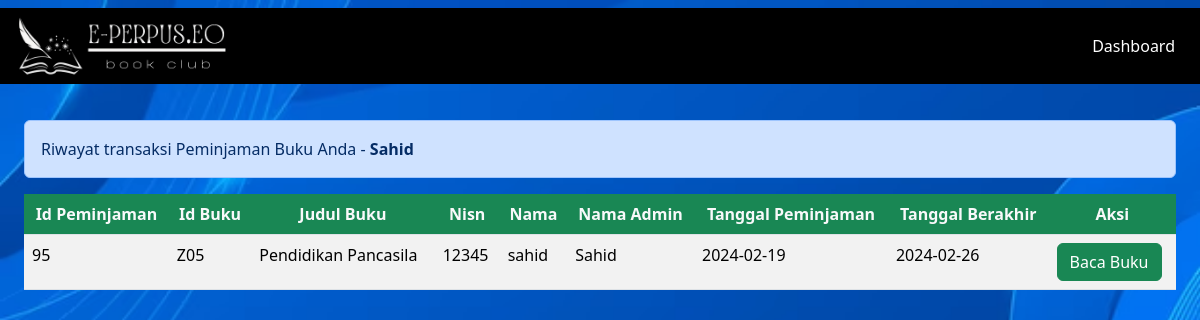
The page /DashboardMember/formPeminjaman/TransaksiPeminjaman.php (signed in) on the database as committed earlier.
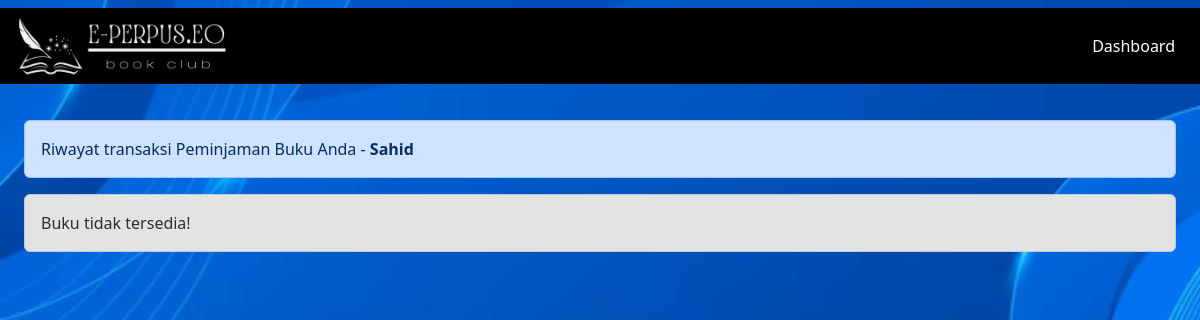
The same page on the database as committed later.
### tables this page shows
CREATE TABLE `peminjaman` (
  `id_peminjaman` int(11) NOT NULL,
  `id_buku` varchar(20) NOT NULL,
  `nisn` int(11) NOT NULL,
  `id_admin` int(11) NOT NULL,
  `tgl_peminjaman` date NOT NULL,
  `tgl_pengembalian` date NOT NULL,
  `status` enum('ya','tidak') NOT NULL
);

CREATE TABLE `buku` (
  `cover` varchar(255) NOT NULL,
  `id_buku` varchar(20) NOT NULL,
  `kategori` varchar(255) NOT NULL,
  `judul` varchar(255) NOT NULL,
  `pengarang` varchar(255) NOT NULL,
  `penerbit` varchar(255) NOT NULL,
  `tahun_terbit` date NOT NULL,
  `jumlah_halaman` int(11) NOT NULL,
  `buku_deskripsi` text NOT NULL,
  `isi_buku` varchar(250) NOT NULL
);

CREATE TABLE `member` (
  `nisn` int(11) NOT NULL,
  `kode_member` varchar(12) NOT NULL,
  `nama` varchar(255) NOT NULL,
  `password` varchar(255) NOT NULL,
  `jenis_kelamin` varchar(20) NOT NULL,
  `kelas` varchar(5) NOT NULL,
  `jurusan` varchar(50) NOT NULL,
  `no_tlp` varchar(15) NOT NULL,
  `tgl_pendaftaran` date NOT NULL
);

### config/config.php (called while the page is built, shortened)
<?php
$host = "127.0.0.1";
$username = "root";
$password = "";
$database_name = "perpustakaan";
$connection = mysqli_connect($host, $username, $password, $database_name);
function queryReadData($dataKategori) {
  global $connection;
  $result = mysqli_query($connection, $dataKategori);
  $items = [];
  while($item = mysqli_fetch_assoc($result)) {
    $items[] = $item;
  }
  return $items;
}
?>

### DashboardMember/formPeminjaman/TransaksiPeminjaman.php (the view, shortened to what this page needs)
<?php
require "../../config/config.php";
$akunMember = $_SESSION["member"]["nisn"];
$dataPinjam = queryReadData("SELECT peminjaman.id_peminjaman, peminjaman.id_buku, buku.judul, peminjaman.nisn, member.nama, admin.nama_admin, peminjaman.tgl_peminjaman, peminjaman.tgl_pengembalian, peminjaman.status
FROM peminjaman
INNER JOIN buku ON peminjaman.id_buku = buku.id_buku
INNER JOIN member ON peminjaman.nisn = member.nisn
INNER JOIN admin ON peminjaman.id_admin = admin.id
WHERE peminjaman.nisn = $akunMember");
?>
<!DOCTYPE html>
<html lang="en">
  <head>
    <link rel="stylesheet" href="../../style.css">
</head>
  </head>
  <body style="background: url(../../assets/bg.jpg) center / cover fixed; ">
     <nav class="navbar fixed-top ">
      <div class="container-fluid" style="background-color: black; ">
        <a class="navbar-brand" href="#">
          <img src="../../assets/logoNav.png" alt="logo" width="220px">
        </a>
        <a class="btn btn-tertiary" href="../dashboardMember.php" style="color: white;">Dashboard</a>
      </div>
    </nav>
  <div class="p-4 mt-5">
    <div class="mt-5 alert alert-primary" role="alert">Riwayat transaksi Peminjaman Buku Anda - <span class="fw-bold text-capitalize"><?php echo htmlentities($_SESSION["member"]["nama"]); ?></span></div>
    <?php if ($dataPinjam == false) { ?>
      <div class="alert alert-secondary" role="alert">
         Buku tidak tersedia!
      </div>
      <?php } else { ?>
      <div class="table-responsive mt-3">
         <table class="table table-striped table-hover">
            <thead class="text-center">
               <tr>
                  <th class="bg-success text-light">Id Peminjaman</th>
                  <th class="bg-success text-light">Id Buku</th>
                  <th class="bg-success text-light">Judul Buku</th>
                  <th class="bg-success text-light">Nisn</th>
                  <th class="bg-success text-light">Nama</th>
                  <th class="bg-success text-light">Nama Admin</th>
                  <th class="bg-success text-light">Tanggal Peminjaman</th>
                  <th class="bg-success text-light">Tanggal Berakhir</th>
                  <th class="bg-success text-light">Aksi</th>
               </tr>
            </thead>
            <tr>
               <?php foreach ($dataPinjam as $item) : ?>
               <td><?= $item["id_peminjaman"]; ?></td>
               <td><?= $item["id_buku"]; ?></td>
               <td><?= $item["judul"]; ?></td>
               <td><?= $item["nisn"]; ?></td>
               <td><?= $item["nama"]; ?></td>
               <td><?= $item["nama_admin"]; ?></td>
               <td><?= $item["tgl_peminjaman"]; ?></td>
               <td><?= $item["tgl_pengembalian"]; ?></td>
               <td>
                  <a class="btn btn-success" href="bacabuku.php?id=<?= $item["id_buku"]; ?>"> Baca Buku</a>
               </td>
               <?php endforeach; ?>
            </tr>
         </table>
      </div>
   </div>
   <?php } ?>
  </body>
</html>

Rows that differ between the two databases and show on the page:
removed peminjaman: id_peminjaman "95", id_buku "Z05", id_buku.judul "Pendidikan Pancasila", nisn "12345", nisn.nama "sahid", id_admin.nama_admin "Sahid", tgl_peminjaman "2024-02-19", tgl_pengembalian "2024-02-26"
Other text that changed with them:
text no longer shown: "Id Peminjaman Id Buku Judul Buku Nisn Nama Nama Admin Tanggal Peminjaman Tanggal Berakhir Aksi"
text now shown: "Buku tidak tersedia!"
